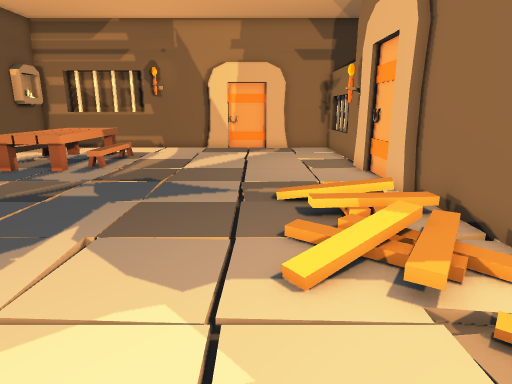
View 1 (above)

16 first-person views from a walk through a Unity game level. The camera is 1.2 m above the floor, tilts 14° down and sees 75° across. The floor is counted in squares, 0.5 m on a side. Each view is taken from the middle of a square. On the plan, view 1 faces up. The plan holds only what a view shows up to about 20 squares ahead; the rest is blank. The place goes on beyond the plan. The player is left out.

View 2
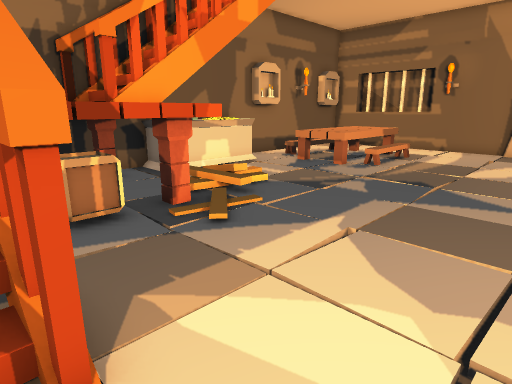

View 3
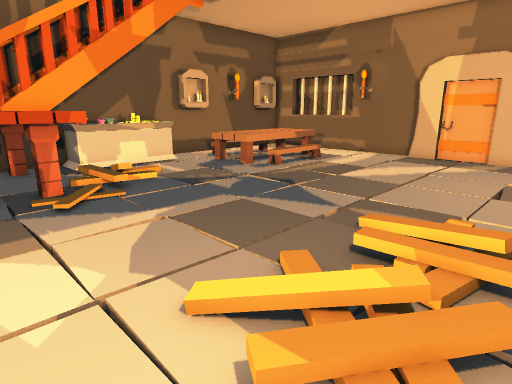

View 4
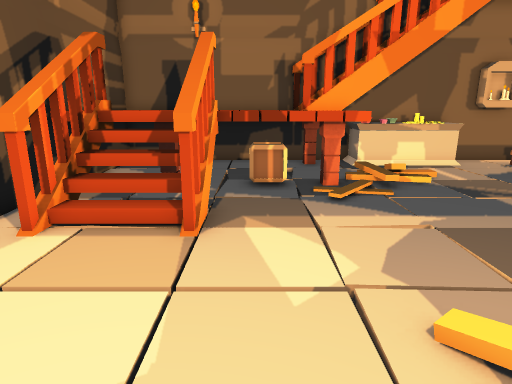

View 5
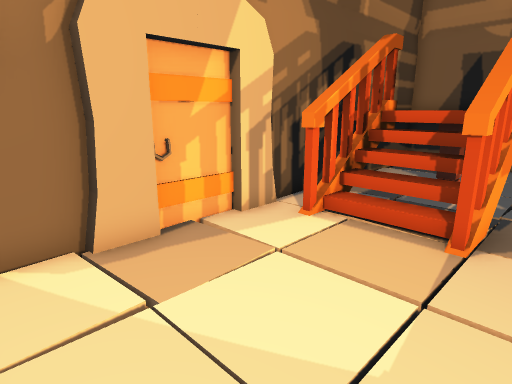

View 6
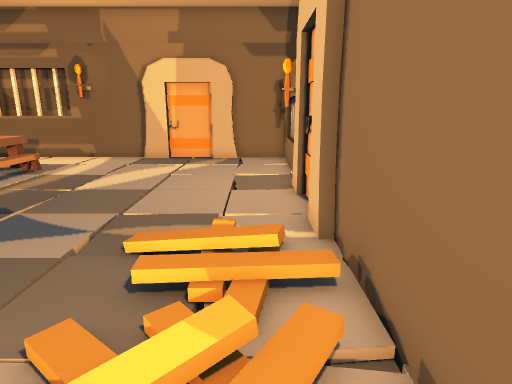

View 7
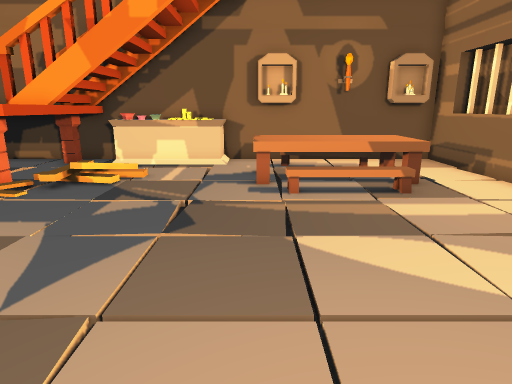

View 8
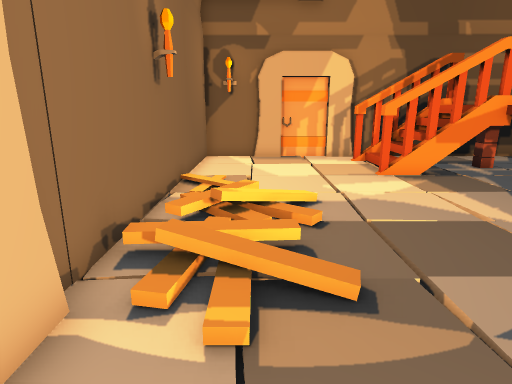

View 9
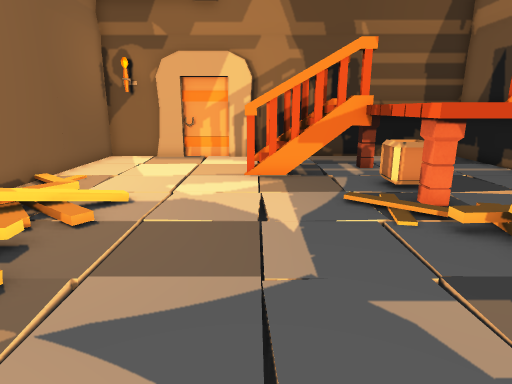

View 10
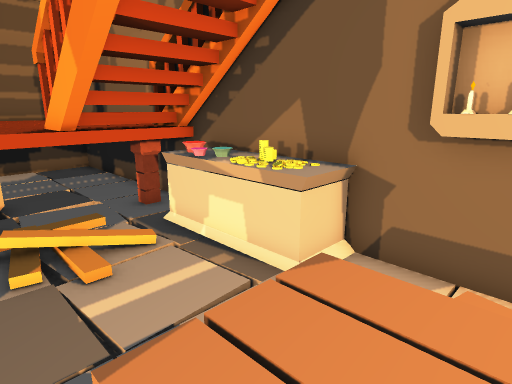

View 11
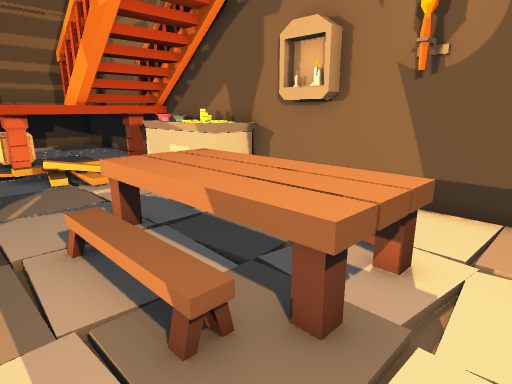

View 12
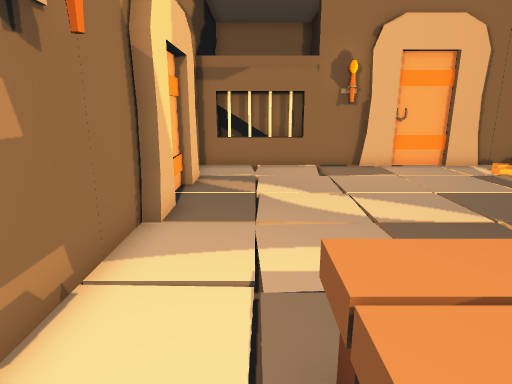

View 13
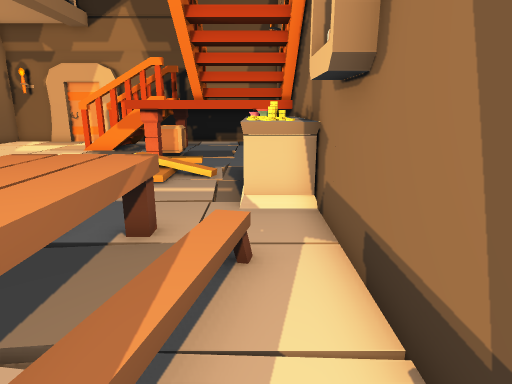

View 14
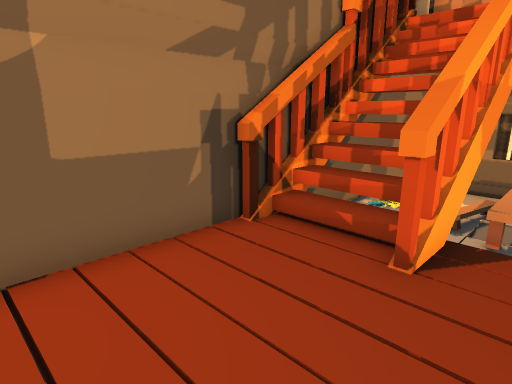

View 15
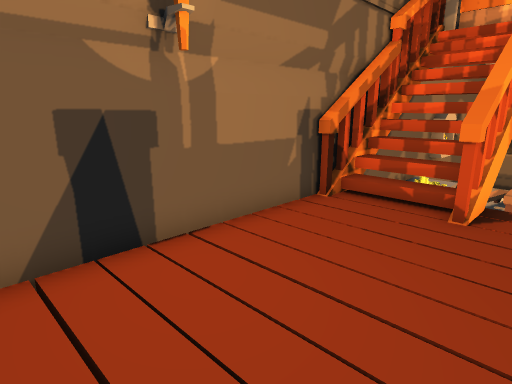

View 16
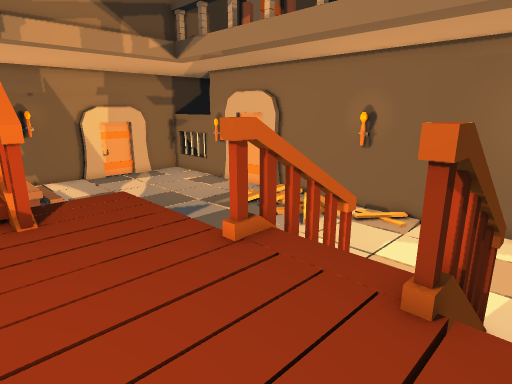

### Floor plan
Key: @ floor where view 1 was taken; # wall or solid block; x gap in a wall; . main floor; : floor 1.25 m higher than the main floor; / step, stairs or slope; = window, fence, low wall or low ledge; ^ raised ledge; v drop or lower ground; T table; P plank; I pillar; C crate; B bowl; O other object.
Columns run from 14 left of view 1 to 5 right of it. Each row starts with its distance up from view 1.
 22  ###^^####
 21 ###====#############
 20 ##.................#
 19 ##.................#
 18 ##./TTT............#
 17 ##.OTTT/...........#
 16 ##.OTTT/...........#
 15 ##..TTT/..........##
 14 ##..TTT/..........##
 13 ##..TTT...........##
 12 #OO................#
 11 #OO................#
 10 #OO............./..#
  9 #OO../.........///.#
  8 #OB.///.........///#
  7 ###.////........//.#
  6 #####PPP/......////#
  5 ##^^#PIP/......////#
  4 ##PP#PPP.......////#
  3 ##PPPPCP........./.#
  2 ##  :PCP...........#
  1 ##  ::P#####...../.#
  0 ##   : #####..@....#
 -1 ##::::::////.......#
 -2 ##     :////.......#
 -3 ##     Pvxx#.......#
 -4 ## :  :v...#######.#
 -5 #############   ####

Where each view was taken, in squares from view 1:
view 1: 0 up, 0 right, facing up
view 2: 0 up, 0 right, facing up-left
view 3: 2 up, 4 right, facing up-left
view 4: 2 up, 4 right, facing left
view 5: 2 up, 4 right, facing down-left
view 6: 3 up, 3 right, facing up
view 7: 13 up, 3 right, facing left
view 8: 13 up, 2 right, facing down
view 9: 13 up, 3 left, facing down
view 10: 15 up, 7 left, facing down-left
view 11: 20 up, 5 left, facing down-left
view 12: 19 up, 10 left, facing right
view 13: 19 up, 12 left, facing down
view 14: 1 down, 8 left, facing up-left
view 15: 4 down, 8 left, facing up-left
view 16: 4 down, 11 left, facing up-right
